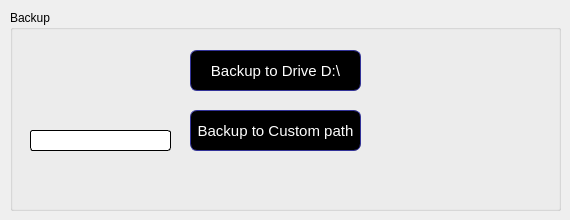
    <widget class="QWidget" name="tab_5">
     <attribute name="title">
      <string>Data Backup</string>
     </attribute>
     <widget class="QGroupBox" name="groupBox_10">
      <property name="geometry">
       <rect>
        <x>10</x>
        <y>10</y>
        <width>551</width>
        <height>201</height>
       </rect>
      </property>
      <property name="styleSheet">
       <string notr="true">QLabel {
font-weight: bold;
font-size: 12px;
}

QLineEdit,QListWidget,QPlainTextEdit:disabled {
color:blue;
       border: 1px solid rgb(0, 0, 0);	 	      
       border-radius: 3px;	 	       
 	

       selection-background-color: rgb(253, 216, 134);	 	       selection-background-color: rgb(253, 216, 134);	

       font-size: 12px;	 	       font-size: 12px;	
}
QLineEdit,QListWidget,QPlainTextEdit :enabled {	
	color:black;
       border: 1px solid rgb(0, 0, 0);	 	      
       border-radius: 3px;	 	       
 	

       selection-background-color: rgb(253, 216, 134);	 	       selection-background-color: rgb(253, 216, 134);	

       font-size: 12px;	 	       font-size: 12px;	
}</string>
      </property>
      <property name="title">
       <string>Backup</string>
      </property>
      <widget class="QPushButton" name="pushButton_41">
       <property name="geometry">
        <rect>
         <x>180</x>
         <y>40</y>
         <width>171</width>
         <height>41</height>
        </rect>
       </property>
       <property name="styleSheet">
        <string notr="true">QPushButton:hover {
color: black;
background-color: grey;
border-width: 1px;
border-color: #339;
border-style: solid;
border-radius: 7;
padding: 3px;
font-size: 15px;
padding-left: 5px;
padding-right: 5px;
}
QPushButton {
color: white;
background-color: QLinearGradient( );
border-width: 1px;
border-color: #339;
border-style: solid;
border-radius: 7;
padding: 3px;
font-size: 15px;
padding-left: 5px;
padding-right: 5px;

}</string>
       </property>
       <property name="text">
        <string>Backup to Drive D:\</string>
       </property>
      </widget>
      <widget class="QPushButton" name="pushButton_42">
       <property name="geometry">
        <rect>
         <x>180</x>
         <y>100</y>
         <width>171</width>
         <height>41</height>
        </rect>
       </property>
       <property name="styleSheet">
        <string notr="true">QPushButton:hover {
color: black;
background-color: grey;
border-width: 1px;
border-color: #339;
border-style: solid;
border-radius: 7;
padding: 3px;
font-size: 15px;
padding-left: 5px;
padding-right: 5px;
}
QPushButton {
color: white;
background-color: QLinearGradient( );
border-width: 1px;
border-color: #339;
border-style: solid;
border-radius: 7;
padding: 3px;
font-size: 15px;
padding-left: 5px;
padding-right: 5px;

}</string>
       </property>
       <property name="text">
        <string>Backup to Custom path</string>
       </property>
      </widget>
      <widget class="QLabel" name="label_115">
       <property name="geometry">
        <rect>
         <x>20</x>
         <y>160</y>
         <width>331</width>
         <height>31</height>
        </rect>
       </property>
       <property name="styleSheet">
        <string notr="true">color:blue;</string>
       </property>
       <property name="text">
        <string/>
       </property>
      </widget>
      <widget class="QLineEdit" name="lineEdit_16">
       <property name="geometry">
        <rect>
         <x>20</x>
         <y>120</y>
         <width>141</width>
         <height>21</height>
        </rect>
       </property>
      </widget>
     </widget>
    </widget>
